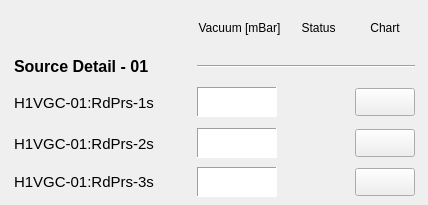
   <widget class="QWidget" name="scrollAreaWidgetContents_21">
    <property name="geometry">
     <rect>
      <x>0</x>
      <y>0</y>
      <width>428</width>
      <height>205</height>
     </rect>
    </property>
    <widget class="QWidget" name="layoutWidget_5">
     <property name="geometry">
      <rect>
       <x>9</x>
       <y>7</y>
       <width>411</width>
       <height>190</height>
      </rect>
     </property>
     <layout class="QGridLayout" name="gridLayout_5">
      <item row="0" column="1">
       <widget class="PyDMLabel" name="PyDMLabel_212">
        <property name="minimumSize">
         <size>
          <width>85</width>
          <height>30</height>
         </size>
        </property>
        <property name="maximumSize">
         <size>
          <width>150</width>
          <height>16777215</height>
         </size>
        </property>
        <property name="toolTip">
         <string/>
        </property>
        <property name="text">
         <string>Vacuum [mBar]</string>
        </property>
        <property name="alignment">
         <set>Qt::AlignCenter</set>
        </property>
       </widget>
      </item>
      <item row="0" column="2">
       <widget class="PyDMLabel" name="PyDMLabel_242">
        <property name="minimumSize">
         <size>
          <width>50</width>
          <height>30</height>
         </size>
        </property>
        <property name="toolTip">
         <string/>
        </property>
        <property name="text">
         <string>Status</string>
        </property>
        <property name="alignment">
         <set>Qt::AlignCenter</set>
        </property>
       </widget>
      </item>
      <item row="0" column="3">
       <widget class="PyDMLabel" name="PyDMLabel_243">
        <property name="minimumSize">
         <size>
          <width>60</width>
          <height>30</height>
         </size>
        </property>
        <property name="toolTip">
         <string/>
        </property>
        <property name="text">
         <string>Chart</string>
        </property>
        <property name="alignment">
         <set>Qt::AlignCenter</set>
        </property>
       </widget>
      </item>
      <item row="1" column="0">
       <widget class="PyDMLabel" name="PyDMLabel_244">
        <property name="minimumSize">
         <size>
          <width>172</width>
          <height>25</height>
         </size>
        </property>
        <property name="maximumSize">
         <size>
          <width>160</width>
          <height>16777215</height>
         </size>
        </property>
        <property name="font">
         <font>
          <pointsize>12</pointsize>
          <weight>75</weight>
          <bold>true</bold>
         </font>
        </property>
        <property name="toolTip">
         <string/>
        </property>
        <property name="text">
         <string>Source Detail - 01</string>
        </property>
       </widget>
      </item>
      <item row="1" column="1" colspan="3">
       <widget class="Line" name="line_20">
        <property name="sizeIncrement">
         <size>
          <width>0</width>
          <height>0</height>
         </size>
        </property>
        <property name="baseSize">
         <size>
          <width>0</width>
          <height>0</height>
         </size>
        </property>
        <property name="autoFillBackground">
         <bool>false</bool>
        </property>
        <property name="frameShadow">
         <enum>QFrame::Sunken</enum>
        </property>
        <property name="lineWidth">
         <number>1</number>
        </property>
        <property name="midLineWidth">
         <number>0</number>
        </property>
        <property name="orientation">
         <enum>Qt::Horizontal</enum>
        </property>
       </widget>
      </item>
      <item row="2" column="0">
       <widget class="PyDMLabel" name="PyDMLabel_164">
        <property name="minimumSize">
         <size>
          <width>172</width>
          <height>35</height>
         </size>
        </property>
        <property name="font">
         <font>
          <pointsize>11</pointsize>
         </font>
        </property>
        <property name="toolTip">
         <string/>
        </property>
        <property name="text">
         <string>H1VGC-01:RdPrs-1s</string>
        </property>
       </widget>
      </item>
      <item row="2" column="1">
       <widget class="PyDMLabel" name="PyDMLabel_245">
        <property name="enabled">
         <bool>true</bool>
        </property>
        <property name="minimumSize">
         <size>
          <width>80</width>
          <height>30</height>
         </size>
        </property>
        <property name="maximumSize">
         <size>
          <width>80</width>
          <height>30</height>
         </size>
        </property>
        <property name="toolTip">
         <string/>
        </property>
        <property name="accessibleDescription">
         <string/>
        </property>
        <property name="layoutDirection">
         <enum>Qt::LeftToRight</enum>
        </property>
        <property name="autoFillBackground">
         <bool>false</bool>
        </property>
        <property name="styleSheet">
         <string notr="true">background-color: qlineargradient(spread:pad, x1:0, y1:0, x2:1, y2:1, stop:0 rgba(255, 255, 255, 255), stop:1 rgba(255, 255, 255, 255));</string>
        </property>
        <property name="frameShape">
         <enum>QFrame::Panel</enum>
        </property>
        <property name="frameShadow">
         <enum>QFrame::Sunken</enum>
        </property>
        <property name="lineWidth">
         <number>1</number>
        </property>
        <property name="alignment">
         <set>Qt::AlignRight|Qt::AlignTrailing|Qt::AlignVCenter</set>
        </property>
        <property name="channel" stdset="0">
         <string>LA-VA:H1VGC-01:RdPrs-1s</string>
        </property>
        <property name="displayFormat" stdset="0">
         <enum>PyDMLabel::Decimal</enum>
        </property>
       </widget>
      </item>
      <item row="2" column="3">
       <widget class="PyDMPushButton" name="PyDMPushButton_74">
        <property name="minimumSize">
         <size>
          <width>60</width>
          <height>28</height>
         </size>
        </property>
        <property name="maximumSize">
         <size>
          <width>60</width>
          <height>28</height>
         </size>
        </property>
        <property name="toolTip">
         <string/>
        </property>
       </widget>
      </item>
      <item row="3" column="0">
       <widget class="PyDMLabel" name="PyDMLabel_246">
        <property name="minimumSize">
         <size>
          <width>172</width>
          <height>0</height>
         </size>
        </property>
        <property name="maximumSize">
         <size>
          <width>145</width>
          <height>16777215</height>
         </size>
        </property>
        <property name="font">
         <font>
          <pointsize>11</pointsize>
         </font>
        </property>
        <property name="toolTip">
         <string/>
        </property>
        <property name="text">
         <string>H1VGC-01:RdPrs-2s</string>
        </property>
       </widget>
      </item>
      <item row="3" column="1">
       <widget class="PyDMLabel" name="PyDMLabel_155">
        <property name="enabled">
         <bool>true</bool>
        </property>
        <property name="minimumSize">
         <size>
          <width>80</width>
          <height>30</height>
         </size>
        </property>
        <property name="maximumSize">
         <size>
          <width>80</width>
          <height>30</height>
         </size>
        </property>
        <property name="toolTip">
         <string/>
        </property>
        <property name="accessibleDescription">
         <string/>
        </property>
        <property name="layoutDirection">
         <enum>Qt::LeftToRight</enum>
        </property>
        <property name="autoFillBackground">
         <bool>false</bool>
        </property>
        <property name="styleSheet">
         <string notr="true">background-color: qlineargradient(spread:pad, x1:0, y1:0, x2:1, y2:1, stop:0 rgba(255, 255, 255, 255), stop:1 rgba(255, 255, 255, 255));</string>
        </property>
        <property name="frameShape">
         <enum>QFrame::Panel</enum>
        </property>
        <property name="frameShadow">
         <enum>QFrame::Sunken</enum>
        </property>
        <property name="lineWidth">
         <number>1</number>
        </property>
        <property name="alignment">
         <set>Qt::AlignRight|Qt::AlignTrailing|Qt::AlignVCenter</set>
        </property>
        <property name="channel" stdset="0">
         <string>LA-VA:H1VGC-01:RdPrs-2s</string>
        </property>
        <property name="displayFormat" stdset="0">
         <enum>PyDMLabel::Decimal</enum>
        </property>
       </widget>
      </item>
      <item row="3" column="3">
       <widget class="PyDMPushButton" name="PyDMPushButton_75">
        <property name="minimumSize">
         <size>
          <width>60</width>
          <height>28</height>
         </size>
        </property>
        <property name="maximumSize">
         <size>
          <width>60</width>
          <height>28</height>
         </size>
        </property>
        <property name="toolTip">
         <string/>
        </property>
       </widget>
      </item>
      <item row="4" column="0">
       <widget class="PyDMLabel" name="pv02raps01_23">
        <property name="minimumSize">
         <size>
          <width>172</width>
          <height>0</height>
         </size>
        </property>
        <property name="maximumSize">
         <size>
          <width>145</width>
          <height>16777215</height>
         </size>
        </property>
        <property name="font">
         <font>
          <pointsize>11</pointsize>
         </font>
        </property>
        <property name="toolTip">
         <string/>
        </property>
        <property name="text">
         <string>H1VGC-01:RdPrs-3s</string>
        </property>
       </widget>
      </item>
      <item row="4" column="1">
       <widget class="PyDMLabel" name="PyDMLabel_247">
        <property name="enabled">
         <bool>true</bool>
        </property>
        <property name="minimumSize">
         <size>
          <width>80</width>
          <height>30</height>
         </size>
        </property>
        <property name="maximumSize">
         <size>
          <width>80</width>
          <height>30</height>
         </size>
        </property>
        <property name="toolTip">
         <string/>
        </property>
        <property name="accessibleDescription">
         <string/>
        </property>
        <property name="layoutDirection">
         <enum>Qt::LeftToRight</enum>
        </property>
        <property name="autoFillBackground">
         <bool>false</bool>
        </property>
        <property name="styleSheet">
         <string notr="true">background-color: qlineargradient(spread:pad, x1:0, y1:0, x2:1, y2:1, stop:0 rgba(255, 255, 255, 255), stop:1 rgba(255, 255, 255, 255));</string>
        </property>
        <property name="frameShape">
         <enum>QFrame::Panel</enum>
        </property>
        <property name="frameShadow">
         <enum>QFrame::Sunken</enum>
        </property>
        <property name="lineWidth">
         <number>1</number>
        </property>
        <property name="alignment">
         <set>Qt::AlignRight|Qt::AlignTrailing|Qt::AlignVCenter</set>
        </property>
        <property name="channel" stdset="0">
         <string>LA-VA:H1VGC-01:RdPrs-3s</string>
        </property>
        <property name="displayFormat" stdset="0">
         <enum>PyDMLabel::Decimal</enum>
        </property>
       </widget>
      </item>
      <item row="4" column="3">
       <widget class="PyDMPushButton" name="PyDMPushButton_76">
        <property name="minimumSize">
         <size>
          <width>60</width>
          <height>28</height>
         </size>
        </property>
        <property name="maximumSize">
         <size>
          <width>60</width>
          <height>28</height>
         </size>
        </property>
        <property name="toolTip">
         <string/>
        </property>
       </widget>
      </item>
      <item row="2" column="2">
       <widget class="QLed" name="ledvac01">
        <property name="enabled">
         <bool>true</bool>
        </property>
        <property name="sizePolicy">
         <sizepolicy hsizetype="Maximum" vsizetype="Maximum">
          <horstretch>0</horstretch>
          <verstretch>0</verstretch>
         </sizepolicy>
        </property>
        <property name="minimumSize">
         <size>
          <width>50</width>
          <height>35</height>
         </size>
        </property>
        <property name="maximumSize">
         <size>
          <width>51</width>
          <height>35</height>
         </size>
        </property>
        <property name="toolTip">
         <string/>
        </property>
        <property name="state">
         <bool>false</bool>
        </property>
        <property name="onColor">
         <color>
          <red>0</red>
          <green>140</green>
          <blue>0</blue>
         </color>
        </property>
        <property name="shape">
         <enum>QLed::Circle</enum>
        </property>
       </widget>
      </item>
      <item row="3" column="2">
       <widget class="QLed" name="ledvac02">
        <property name="enabled">
         <bool>true</bool>
        </property>
        <property name="sizePolicy">
         <sizepolicy hsizetype="Maximum" vsizetype="Maximum">
          <horstretch>0</horstretch>
          <verstretch>0</verstretch>
         </sizepolicy>
        </property>
        <property name="minimumSize">
         <size>
          <width>50</width>
          <height>35</height>
         </size>
        </property>
        <property name="maximumSize">
         <size>
          <width>51</width>
          <height>35</height>
         </size>
        </property>
        <property name="toolTip">
         <string/>
        </property>
        <property name="state">
         <bool>false</bool>
        </property>
        <property name="onColor">
         <color>
          <red>0</red>
          <green>140</green>
          <blue>0</blue>
         </color>
        </property>
        <property name="shape">
         <enum>QLed::Circle</enum>
        </property>
       </widget>
      </item>
     </layout>
    </widget>
   </widget>
